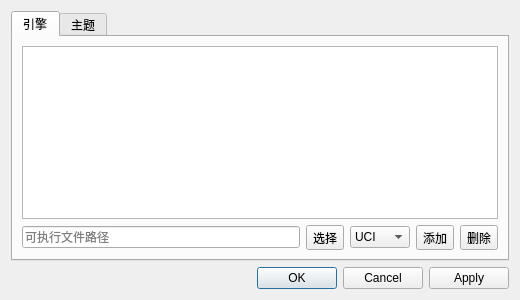
<?xml version="1.0" encoding="UTF-8"?>
<ui version="4.0">
 <class>SettingsDialog</class>
 <widget class="QDialog" name="SettingsDialog">
  <property name="geometry">
   <rect>
    <x>0</x>
    <y>0</y>
    <width>520</width>
    <height>300</height>
   </rect>
  </property>
  <property name="windowTitle">
   <string>设置</string>
  </property>
  <layout class="QVBoxLayout" name="verticalLayout" stretch="0,0">
   <item>
    <widget class="QTabWidget" name="tabwidget">
     <property name="currentIndex">
      <number>0</number>
     </property>
     <widget class="QWidget" name="engine">
      <attribute name="title">
       <string>引擎</string>
      </attribute>
      <layout class="QGridLayout" name="gridLayout">
       <item row="1" column="1">
        <widget class="QToolButton" name="chooseFile">
         <property name="text">
          <string>选择</string>
         </property>
        </widget>
       </item>
       <item row="1" column="0">
        <widget class="QLineEdit" name="enginePath">
         <property name="placeholderText">
          <string>可执行文件路径</string>
         </property>
        </widget>
       </item>
       <item row="1" column="2">
        <widget class="QComboBox" name="engineType">
         <item>
          <property name="text">
           <string>UCI</string>
          </property>
         </item>
         <item>
          <property name="text">
           <string>UCCI</string>
          </property>
         </item>
        </widget>
       </item>
       <item row="1" column="3">
        <widget class="QToolButton" name="addEngine">
         <property name="text">
          <string>添加</string>
         </property>
        </widget>
       </item>
       <item row="1" column="4">
        <widget class="QToolButton" name="deleteEngine">
         <property name="text">
          <string>删除</string>
         </property>
        </widget>
       </item>
       <item row="0" column="0" colspan="5">
        <widget class="QListWidget" name="engineListWidget"/>
       </item>
      </layout>
     </widget>
     <widget class="QWidget" name="theme">
      <attribute name="title">
       <string>主题</string>
      </attribute>
      <layout class="QGridLayout" name="gridLayout_2">
       <item row="0" column="0">
        <widget class="QCheckBox" name="rotate">
         <property name="text">
          <string>轮到己方时旋转棋盘</string>
         </property>
        </widget>
       </item>
       <item row="1" column="0">
        <widget class="QCheckBox" name="animation">
         <property name="text">
          <string>启用动画</string>
         </property>
        </widget>
       </item>
      </layout>
     </widget>
    </widget>
   </item>
   <item>
    <widget class="QDialogButtonBox" name="buttonBox">
     <property name="orientation">
      <enum>Qt::Horizontal</enum>
     </property>
     <property name="standardButtons">
      <set>QDialogButtonBox::Apply|QDialogButtonBox::Cancel|QDialogButtonBox::Ok</set>
     </property>
    </widget>
   </item>
  </layout>
 </widget>
 <resources/>
 <connections>
  <connection>
   <sender>buttonBox</sender>
   <signal>accepted()</signal>
   <receiver>SettingsDialog</receiver>
   <slot>accept()</slot>
   <hints>
    <hint type="sourcelabel">
     <x>20</x>
     <y>20</y>
    </hint>
    <hint type="destinationlabel">
     <x>20</x>
     <y>20</y>
    </hint>
   </hints>
  </connection>
  <connection>
   <sender>buttonBox</sender>
   <signal>rejected()</signal>
   <receiver>SettingsDialog</receiver>
   <slot>reject()</slot>
   <hints>
    <hint type="sourcelabel">
     <x>20</x>
     <y>20</y>
    </hint>
    <hint type="destinationlabel">
     <x>20</x>
     <y>20</y>
    </hint>
   </hints>
  </connection>
 </connections>
</ui>
